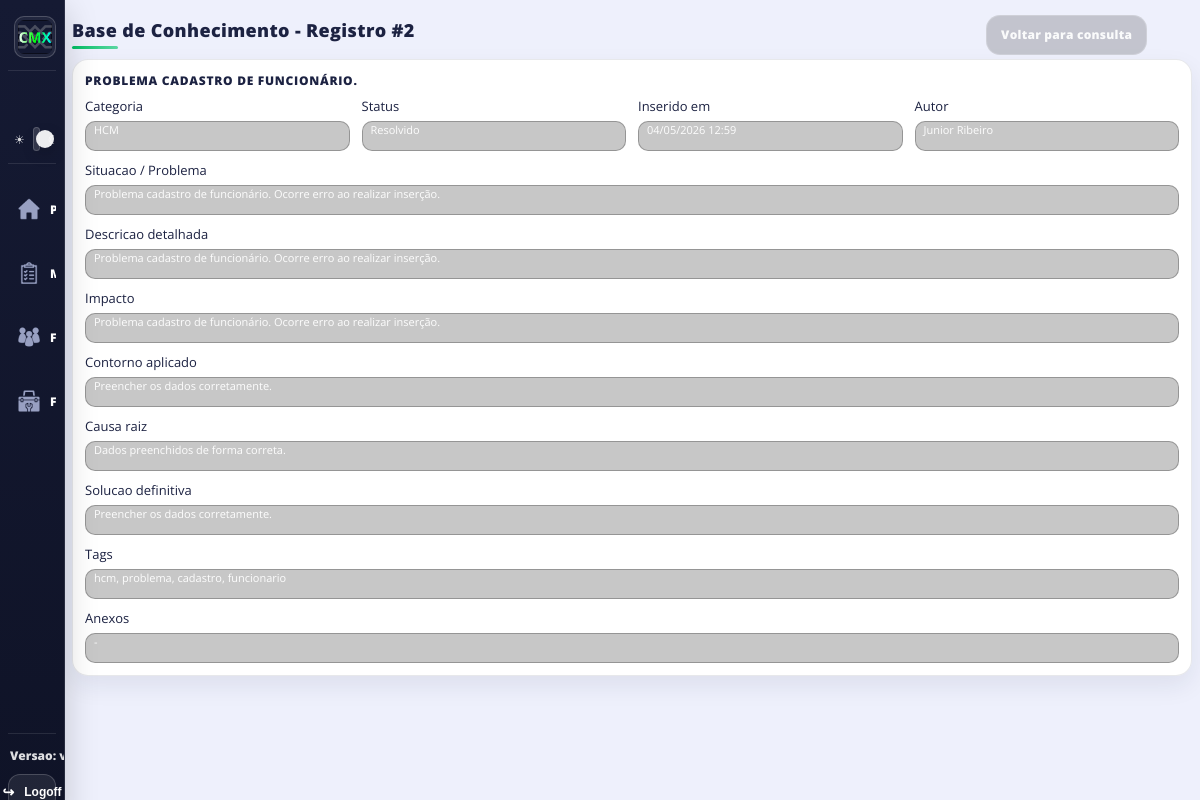
The app's page /knowledge/base/entry/2/ (signed in) with its own data.
### tiqueue/models.py (models this page shows, shortened)
class KnowledgeEntry(models.Model):
    category = models.ForeignKey(KnowledgeCategory, on_delete=models.PROTECT, related_name="entries")
    title = models.CharField(max_length=180)
    trigger = models.TextField(help_text="Situacao/problema que gerou a anotacao.")
    description = models.TextField(help_text="Descricao detalhada do problema.")
    impact = models.TextField(blank=True, null=True)
    workaround = models.TextField(blank=True, null=True)
    root_cause = models.TextField(blank=True, null=True)
    resolution = models.TextField(blank=True, null=True)
    tags = models.CharField(max_length=220, blank=True, null=True)
    is_resolved = models.BooleanField(default=False)
    created_by = models.ForeignKey("accounts.User", on_delete=models.SET_NULL, null=True, blank=True)
    inserted_at = models.DateTimeField(auto_now_add=True)
    updated_at = models.DateTimeField(auto_now=True)
    class Meta:
        ordering = ["-inserted_at", "-id"]

class KnowledgeCategory(models.Model):
    name = models.CharField(max_length=90, unique=True)
    description = models.TextField(blank=True, null=True)
    sort_order = models.IntegerField(default=0)
    is_active = models.BooleanField(default=True)
    created_at = models.DateTimeField(auto_now_add=True)
    class Meta:
        ordering = ["sort_order", "name", "id"]

### accounts/models.py (models this page shows)
class User(AbstractUser):
    userId = models.CharField(max_length=20, unique=True)
    nameUser = models.CharField(max_length=150, null=True)
    id_sm = models.CharField(max_length=50, blank=True, null=True)
    id_erp = models.CharField(max_length=50, blank=True, null=True)
    is_system_admin = models.BooleanField(default=False)
    last_access_at = models.DateTimeField(blank=True, null=True)
    last_data_change_at = models.DateTimeField(blank=True, null=True)
    email = models.EmailField(unique=True)
    USERNAME_FIELD = 'username'
    REQUIRED_FIELDS = ['userId', 'email']

### tiqueue/views.py (the view)
# urls.py: path('knowledge/base/entry/<int:entry_id>/', views.knowledgeEntryDetailPage, name='knowledgeEntryDetailPage')
@login_required
def knowledgeEntryDetailPage(request, entry_id):
    entry = get_object_or_404(
        KnowledgeEntry.objects.select_related("category", "created_by").prefetch_related("attachments"),
        pk=entry_id,
    )
    return render(request, "tiqueue/knowledge_entry_detail.html", {"entry": entry})

### tiqueue/context_processors.py (called while the page is built)
def system_config(request):
    cfg = SystemConfig.objects.order_by("-updated_at", "-id").first()
    return {
        "sidebar_system_version": (cfg.system_version if cfg and cfg.system_version else ""),
    }

### templates/tiqueue/knowledge_entry_detail.html (shortened to what this page needs)
{% load static %}
<!DOCTYPE html>
<head>
    <link rel="stylesheet" href="{% static '/style/theme.css'%}">
    <link rel="stylesheet" href="{% static '/style/mainQueue.css'%}">
</head>
<body>
    {% include 'partials/sidebar.html' %}
    <div class="queue_main checklist-page">
        <div class="headerMain">
            <div class="headerTitle">
                <h1>Base de Conhecimento - Registro #{{ entry.id }}</h1>
            </div>
            <div class="headerButton">
                <div class="queue-toolbar">
                    <a class="queue-secondary-btn" href="{% url 'knowledgeConsultPage' %}">Voltar para consulta</a>
                </div>
            </div>
        </div>
        <div class="checklist-card">
            <div class="checklist-card-title">{{ entry.title }}</div>
            <div class="checklist-section-grid">
                <div class="field">
                    <label>Categoria</label>
                    <div class="queue-input-sm table-input">{{ entry.category.name }}</div>
                </div>
                <div class="field">
                    <label>Status</label>
                    <div class="queue-input-sm table-input">{% if entry.is_resolved %}Resolvido{% else %}Pendente{% endif %}</div>
                </div>
                <div class="field">
                    <label>Inserido em</label>
                    <div class="queue-input-sm table-input">{{ entry.inserted_at|date:"d/m/Y H:i" }}</div>
                </div>
                <div class="field">
                    <label>Autor</label>
                    <div class="queue-input-sm table-input">{% if entry.created_by %}{{ entry.created_by.nameUser|default:entry.created_by.username }}{% else %}-{% endif %}</div>
                </div>
                <div class="field span-2">
                    <label>Situacao / Problema</label>
                    <div class="queue-input-sm table-input">{{ entry.trigger|linebreaksbr }}</div>
                </div>
                <div class="field span-2">
                    <label>Descricao detalhada</label>
                    <div class="queue-input-sm table-input">{{ entry.description|linebreaksbr }}</div>
                </div>
                <div class="field span-2">
                    <label>Impacto</label>
                    <div class="queue-input-sm table-input">{{ entry.impact|default:"-"|linebreaksbr }}</div>
                </div>
                <div class="field span-2">
                    <label>Contorno aplicado</label>
                    <div class="queue-input-sm table-input">{{ entry.workaround|default:"-"|linebreaksbr }}</div>
                </div>
                <div class="field span-2">
                    <label>Causa raiz</label>
                    <div class="queue-input-sm table-input">{{ entry.root_cause|default:"-"|linebreaksbr }}</div>
                </div>
                <div class="field span-2">
                    <label>Solucao definitiva</label>
                    <div class="queue-input-sm table-input">{{ entry.resolution|default:"-"|linebreaksbr }}</div>
                </div>
                <div class="field span-2">
                    <label>Tags</label>
                    <div class="queue-input-sm table-input">{{ entry.tags|default:"-" }}</div>
                </div>
                <div class="field span-2">
                    <label>Anexos</label>
                    <div class="queue-input-sm table-input">
                        {% for a in entry.attachments.all %}
                            <a href="{{ a.file.url }}" target="_blank" rel="noopener">{{ a.original_name|default:a.file.name }}</a>{% if not forloop.last %}<br>{% endif %}
                        {% empty %}
                            -
                        {% endfor %}
                    </div>
                </div>
            </div>
        </div>
    </div>
</body>

### connect/static/style/theme.css (style rules this page uses)
* { scrollbar-width: thin; scrollbar-color: rgba(0, 191, 99, 0.9) rgba(28, 34, 66, 0.18); }

### records on screen
KnowledgeEntry: id "2", title "PROBLEMA CADASTRO DE FUNCIONÁRIO.", category.name "HCM", inserted_at "04/05/2026 12:59", created_by.nameUser "Junior Ribeiro", trigger "Problema cadastro de funcionário. Ocorre erro ao realizar inserção.", description "Problema cadastro de funcionário. Ocorre erro ao realizar inserção.", impact "Problema cadastro de funcionário. Ocorre erro ao realizar inserção.", workaround "Preencher os dados corretamente.", root_cause "Dados preenchidos de forma correta.", resolution "Preencher os dados corretamente.", tags "hcm, problema, cadastro, funcionario"
